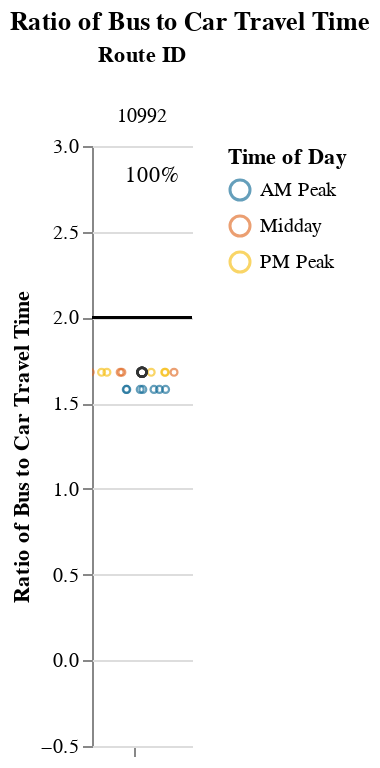
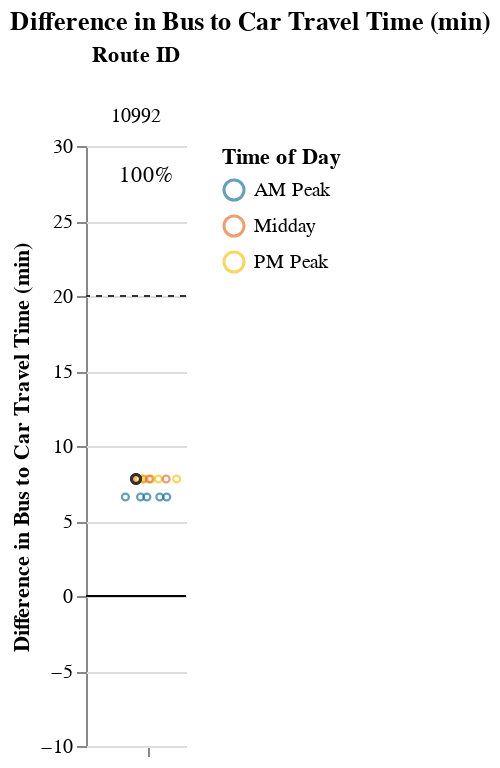

The code cell stored with these charts, in order, in its notebook:
### Markdown cell above
## Viable Competitive Routes
### Short Routes (< 1 hr)

### Code cell
# Allow for possibility that operator doesn't have routes that fall into certain route_groups
# But, jupyterbook will not like markdown with f-string
# separate out route_group and put in each cell, and use try/except + if to display...
# but all 3 route groups must be displayed. just add sentence about why no routes were returned at the end
route_group = "short"
try:
    display_charts_for_route_group(df, route_group)
except:
    print("No routes meet this criteria.")

### Figure 1 — Vega-Lite specification as saved in the notebook (floating-point values rounded to 4 significant figures)
{"config": {"view": {"continuousWidth": 400, "continuousHeight": 300, "stroke": null}, "facet": {"spacing": 0}}, "data": {"name": "data-84887e1690b79f2a8bf20e0a4f86a280"}, "facet": {"column": {"field": "route_id", "sort": ["10992"], "title": "Route ID", "type": "nominal"}}, "spec": {"layer": [{"mark": "rule", "encoding": {"color": {"value": "black"}, "y": {"field": "cutoff", "type": "quantitative"}}, "selection": {"selector001": {"type": "interval", "bind": "scales", "encodings": ["x", "y"]}}}, {"mark": {"type": "point", "opacity": 0.65, "size": 12, "strokeWidth": 1.1}, "encoding": {"color": {"field": "time_of_day", "scale": {"range": ["#136C97", "#E16B26", "#F6BF16", "#00896B", "#7790A3", "#5B559C"]}, "sort": ["AM Peak", "Midday", "PM Peak", "Owl Service"], "title": "Time of Day", "type": "nominal"}, "tooltip": [{"field": "route_id", "type": "nominal"}, {"field": "route_name", "type": "nominal"}, {"field": "trip_id", "type": "nominal"}, {"field": "service_hours", "type": "quantitative"}, {"field": "car_duration_hours", "type": "quantitative"}, {"field": "bus_multiplier", "type": "quantitative"}, {"field": "bus_difference", "type": "quantitative"}, {"field": "num_trips", "type": "quantitative"}, {"field": "num_competitive", "type": "quantitative"}, {"field": "pct_trips_competitive", "type": "quantitative"}, {"field": "p25", "type": "quantitative"}, {"field": "p50", "type": "quantitative"}, {"field": "p75", "type": "quantitative"}], "x": {"axis": {"grid": false, "labels": false, "ticks": true, "values": [0]}, "field": "jitter", "scale": {}, "title": null, "type": "quantitative"}, "y": {"field": "bus_multiplier", "scale": {"domain": [-0.25, 3.0]}, "title": "Ratio of Bus to Car Travel Time", "type": "quantitative"}}, "transform": [{"calculate": "sqrt(-2*log(random()))*cos(2*PI*random())", "as": "jitter"}], "width": 50}, {"layer": [{"mark": {"type": "point", "opacity": 0.6, "size": 20, "strokeWidth": 1.3}, "encoding": {"color": {"value": "#323434"}, "y": {"field": "bus_multiplier", "type": "quantitative"}}, "transform": [{"filter": "(datum.p50_trip === 1)"}]}, {"mark": {"type": "text", "align": "center", "baseline": "middle"}, "encoding": {"color": {"value": "black"}, "text": {"field": "pct_trips_competitive", "format": ".0%", "type": "quantitative"}, "tooltip": [{"field": "route_id", "type": "nominal"}, {"field": "route_name", "type": "nominal"}, {"field": "trip_id", "type": "nominal"}, {"field": "service_hours", "type": "quantitative"}, {"field": "car_duration_hours", "type": "quantitative"}, {"field": "bus_multiplier", "type": "quantitative"}, {"field": "bus_difference", "type": "quantitative"}, {"field": "num_trips", "type": "quantitative"}, {"field": "num_competitive", "type": "quantitative"}, {"field": "pct_trips_competitive", "type": "quantitative"}, {"field": "p25", "type": "quantitative"}, {"field": "p50", "type": "quantitative"}, {"field": "p75", "type": "quantitative"}], "x": {"value": 30}, "y": {"value": 15}}, "transform": [{"calculate": "sqrt(-2*log(random()))*cos(2*PI*random())", "as": "jitter"}, {"filter": "(datum.fastest_trip === 1)"}]}]}]}, "resolve": {"scale": {"y": "shared"}}, "title": "Ratio of Bus to Car Travel Time", "$schema": "https://vega.github.io/schema/vega-lite/v4.17.0.json", "datasets": {"data-84887e1690b79f2a8bf20e0a4f86a280": [{"calitp_itp_id": 201, "trip_key": 2594753039241049600, "trip_id": "t_501092_b_26877_tn_0", "shape_id": "p_178322", "route_id": "10992", "service_hours": 0.3, "trip_first_departure_ts": 29400, "trip_last_arrival_ts": 30480, "departure_hour": 8, "time_of_day": "AM Peak", "p25": 0.3, "p50": 0.32, "p75": 0.32, "p50_trip": 0, "fastest_trip": 0, "car_duration_hours": 0.19, "competitive_route": 1, "bus_multiplier": 1.58, "bus_difference": 6.6, "num_trips": 16, "num_competitive": 16, "pct_trips_competitive": 1.0, "bus_difference_spread": 1.2, "route_group": "short", "max_trip_hrs": 0.32, "max_trip_route_group": 0.32, "below_cutoff": 16, "pct_below_cutoff": 1.0, "name": "Mission Bay Transportation Management Agency", "caltrans_district": "04 - Oakland", "drmt_organization_name": null, "route_name": null, "cutoff2": 20, "cutoff": 2}, {"calitp_itp_id": 201, "trip_key": 446591028706577328, "trip_id": "t_501093_b_26877_tn_0", "shape_id": "p_178322", "route_id": "10992", "service_hours": 0.3, "trip_first_departure_ts": 30900, "trip_last_arrival_ts": 31980, "departure_hour": 8, "time_of_day": "AM Peak", "p25": 0.3, "p50": 0.32, "p75": 0.32, "p50_trip": 0, "fastest_trip": 0, "car_duration_hours": 0.19, "competitive_route": 1, "bus_multiplier": 1.58, "bus_difference": 6.6, "num_trips": 16, "num_competitive": 16, "pct_trips_competitive": 1.0, "bus_difference_spread": 1.2, "route_group": "short", "max_trip_hrs": 0.32, "max_trip_route_group": 0.32, "below_cutoff": 16, "pct_below_cutoff": 1.0, "name": "Mission Bay Transportation Management Agency", "caltrans_district": "04 - Oakland", "drmt_organization_name": null, "route_name": null, "cutoff2": 20, "cutoff": 2}, {"calitp_itp_id": 201, "trip_key": -5291414331793922870, "trip_id": "t_501090_b_26877_tn_0", "shape_id": "p_178322", "route_id": "10992", "service_hours": 0.3, "trip_first_departure_ts": 26400, "trip_last_arrival_ts": 27480, "departure_hour": 7, "time_of_day": "AM Peak", "p25": 0.3, "p50": 0.32, "p75": 0.32, "p50_trip": 0, "fastest_trip": 0, "car_duration_hours": 0.19, "competitive_route": 1, "bus_multiplier": 1.58, "bus_difference": 6.6, "num_trips": 16, "num_competitive": 16, "pct_trips_competitive": 1.0, "bus_difference_spread": 1.2, "route_group": "short", "max_trip_hrs": 0.32, "max_trip_route_group": 0.32, "below_cutoff": 16, "pct_below_cutoff": 1.0, "name": "Mission Bay Transportation Management Agency", "caltrans_district": "04 - Oakland", "drmt_organization_name": null, "route_name": null, "cutoff2": 20, "cutoff": 2}, {"calitp_itp_id": 201, "trip_key": 5890287934645599178, "trip_id": "t_501095_b_26877_tn_0", "shape_id": "p_178322", "route_id": "10992", "service_hours": 0.3, "trip_first_departure_ts": 33900, "trip_last_arrival_ts": 34980, "departure_hour": 9, "time_of_day": "AM Peak", "p25": 0.3, "p50": 0.32, "p75": 0.32, "p50_trip": 0, "fastest_trip": 1, "car_duration_hours": 0.19, "competitive_route": 1, "bus_multiplier": 1.58, "bus_difference": 6.6, "num_trips": 16, "num_competitive": 16, "pct_trips_competitive": 1.0, "bus_difference_spread": 1.2, "route_group": "short", "max_trip_hrs": 0.32, "max_trip_route_group": 0.32, "below_cutoff": 16, "pct_below_cutoff": 1.0, "name": "Mission Bay Transportation Management Agency", "caltrans_district": "04 - Oakland", "drmt_organization_name": null, "route_name": null, "cutoff2": 20, "cutoff": 2}, {"calitp_itp_id": 201, "trip_key": 7527969544724761272, "trip_id": "t_501094_b_26877_tn_0", "shape_id": "p_178322", "route_id": "10992", "service_hours": 0.3, "trip_first_departure_ts": 32400, "trip_last_arrival_ts": 33480, "departure_hour": 9, "time_of_day": "AM Peak", "p25": 0.3, "p50": 0.32, "p75": 0.32, "p50_trip": 0, "fastest_trip": 0, "car_duration_hours": 0.19, "competitive_route": 1, "bus_multiplier": 1.58, "bus_difference": 6.6, "num_trips": 16, "num_competitive": 16, "pct_trips_competitive": 1.0, "bus_difference_spread": 1.2, "route_group": "short", "max_trip_hrs": 0.32, "max_trip_route_group": 0.32, "below_cutoff": 16, "pct_below_cutoff": 1.0, "name": "Mission Bay Transportation Management Agency", "caltrans_district": "04 - Oakland", "drmt_organization_name": null, "route_name": null, "cutoff2": 20, "cutoff": 2}, {"calitp_itp_id": 201, "trip_key": 4575489258218090459, "trip_id": "t_501096_b_26877_tn_0", "shape_id": "p_178322", "route_id": "10992", "service_hours": 0.3, "trip_first_departure_ts": 35400, "trip_last_arrival_ts": 36480, "departure_hour": 9, "time_of_day": "AM Peak", "p25": 0.3, "p50": 0.32, "p75": 0.32, "p50_trip": 0, "fastest_trip": 0, "car_duration_hours": 0.19, "competitive_route": 1, "bus_multiplier": 1.58, "bus_difference": 6.6, "num_trips": 16, "num_competitive": 16, "pct_trips_competitive": 1.0, "bus_difference_spread": 1.2, "route_group": "short", "max_trip_hrs": 0.32, "max_trip_route_group": 0.32, "below_cutoff": 16, "pct_below_cutoff": 1.0, "name": "Mission Bay Transportation Management Agency", "caltrans_district": "04 - Oakland", "drmt_organization_name": null, "route_name": null, "cutoff2": 20, "cutoff": 2}, {"calitp_itp_id": 201, "trip_key": 5264924346781938519, "trip_id": "t_501091_b_26877_tn_0", "shape_id": "p_178322", "route_id": "10992", "service_hours": 0.3, "trip_first_departure_ts": 27900, "trip_last_arrival_ts": 28980, "departure_hour": 7, "time_of_day": "AM Peak", "p25": 0.3, "p50": 0.32, "p75": 0.32, "p50_trip": 0, "fastest_trip": 0, "car_duration_hours": 0.19, "competitive_route": 1, "bus_multiplier": 1.58, "bus_difference": 6.6, "num_trips": 16, "num_competitive": 16, "pct_trips_competitive": 1.0, "bus_difference_spread": 1.2, "route_group": "short", "max_trip_hrs": 0.32, "max_trip_route_group": 0.32, "below_cutoff": 16, "pct_below_cutoff": 1.0, "name": "Mission Bay Transportation Management Agency", "caltrans_district": "04 - Oakland", "drmt_organization_name": null, "route_name": null, "cutoff2": 20, "cutoff": 2}, {"calitp_itp_id": 201, "trip_key": -2668864300106065871, "trip_id": "t_501105_b_26877_tn_0", "shape_id": "p_787944", "route_id": "10992", "service_hours": 0.32, "trip_first_departure_ts": 67500, "trip_last_arrival_ts": 68640, "departure_hour": 18, "time_of_day": "PM Peak", "p25": 0.3, "p50": 0.32, "p75": 0.32, "p50_trip": 1, "fastest_trip": 0, "car_duration_hours": 0.19, "competitive_route": 1, "bus_multiplier": 1.68, "bus_difference": 7.8, "num_trips": 16, "num_competitive": 16, "pct_trips_competitive": 1.0, "bus_difference_spread": 1.2, "route_group": "short", "max_trip_hrs": 0.32, "max_trip_route_group": 0.32, "below_cutoff": 16, "pct_below_cutoff": 1.0, "name": "Mission Bay Transportation Management Agency", "caltrans_district": "04 - Oakland", "drmt_organization_name": null, "route_name": null, "cutoff2": 20, "cutoff": 2}, {"calitp_itp_id": 201, "trip_key": 5501413978734962669, "trip_id": "t_501107_b_26877_tn_0", "shape_id": "p_787944", "route_id": "10992", "service_hours": 0.32, "trip_first_departure_ts": 69300, "trip_last_arrival_ts": 70440, "departure_hour": 19, "time_of_day": "PM Peak", "p25": 0.3, "p50": 0.32, "p75": 0.32, "p50_trip": 1, "fastest_trip": 0, "car_duration_hours": 0.19, "competitive_route": 1, "bus_multiplier": 1.68, "bus_difference": 7.8, "num_trips": 16, "num_competitive": 16, "pct_trips_competitive": 1.0, "bus_difference_spread": 1.2, "route_group": "short", "max_trip_hrs": 0.32, "max_trip_route_group": 0.32, "below_cutoff": 16, "pct_below_cutoff": 1.0, "name": "Mission Bay Transportation Management Agency", "caltrans_district": "04 - Oakland", "drmt_organization_name": null, "route_name": null, "cutoff2": 20, "cutoff": 2}, {"calitp_itp_id": 201, "trip_key": 2739882514567614438, "trip_id": "t_501102_b_26877_tn_0", "shape_id": "p_787944", "route_id": "10992", "service_hours": 0.32, "trip_first_departure_ts": 61500, "trip_last_arrival_ts": 62640, "departure_hour": 17, "time_of_day": "PM Peak", "p25": 0.3, "p50": 0.32, "p75": 0.32, "p50_trip": 1, "fastest_trip": 0, "car_duration_hours": 0.19, "competitive_route": 1, "bus_multiplier": 1.68, "bus_difference": 7.8, "num_trips": 16, "num_competitive": 16, "pct_trips_competitive": 1.0, "bus_difference_spread": 1.2, "route_group": "short", "max_trip_hrs": 0.32, "max_trip_route_group": 0.32, "below_cutoff": 16, "pct_below_cutoff": 1.0, "name": "Mission Bay Transportation Management Agency", "caltrans_district": "04 - Oakland", "drmt_organization_name": null, "route_name": null, "cutoff2": 20, "cutoff": 2}, {"calitp_itp_id": 201, "trip_key": -7033586504096462268, "trip_id": "t_501098_b_26877_tn_0", "shape_id": "p_787944", "route_id": "10992", "service_hours": 0.32, "trip_first_departure_ts": 55500, "trip_last_arrival_ts": 56640, "departure_hour": 15, "time_of_day": "Midday", "p25": 0.3, "p50": 0.32, "p75": 0.32, "p50_trip": 1, "fastest_trip": 0, "car_duration_hours": 0.19, "competitive_route": 1, "bus_multiplier": 1.68, "bus_difference": 7.8, "num_trips": 16, "num_competitive": 16, "pct_trips_competitive": 1.0, "bus_difference_spread": 1.2, "route_group": "short", "max_trip_hrs": 0.32, "max_trip_route_group": 0.32, "below_cutoff": 16, "pct_below_cutoff": 1.0, "name": "Mission Bay Transportation Management Agency", "caltrans_district": "04 - Oakland", "drmt_organization_name": null, "route_name": null, "cutoff2": 20, "cutoff": 2}, {"calitp_itp_id": 201, "trip_key": 6826985930702261582, "trip_id": "t_501103_b_26877_tn_0", "shape_id": "p_787944", "route_id": "10992", "service_hours": 0.32, "trip_first_departure_ts": 63000, "trip_last_arrival_ts": 64140, "departure_hour": 17, "time_of_day": "PM Peak", "p25": 0.3, "p50": 0.32, "p75": 0.32, "p50_trip": 1, "fastest_trip": 0, "car_duration_hours": 0.19, "competitive_route": 1, "bus_multiplier": 1.68, "bus_difference": 7.8, "num_trips": 16, "num_competitive": 16, "pct_trips_competitive": 1.0, "bus_difference_spread": 1.2, "route_group": "short", "max_trip_hrs": 0.32, "max_trip_route_group": 0.32, "below_cutoff": 16, "pct_below_cutoff": 1.0, "name": "Mission Bay Transportation Management Agency", "caltrans_district": "04 - Oakland", "drmt_organization_name": null, "route_name": null, "cutoff2": 20, "cutoff": 2}, {"calitp_itp_id": 201, "trip_key": -6159584788426511965, "trip_id": "t_501099_b_26877_tn_0", "shape_id": "p_787944", "route_id": "10992", "service_hours": 0.32, "trip_first_departure_ts": 57000, "trip_last_arrival_ts": 58140, "departure_hour": 15, "time_of_day": "Midday", "p25": 0.3, "p50": 0.32, "p75": 0.32, "p50_trip": 1, "fastest_trip": 0, "car_duration_hours": 0.19, "competitive_route": 1, "bus_multiplier": 1.68, "bus_difference": 7.8, "num_trips": 16, "num_competitive": 16, "pct_trips_competitive": 1.0, "bus_difference_spread": 1.2, "route_group": "short", "max_trip_hrs": 0.32, "max_trip_route_group": 0.32, "below_cutoff": 16, "pct_below_cutoff": 1.0, "name": "Mission Bay Transportation Management Agency", "caltrans_district": "04 - Oakland", "drmt_organization_name": null, "route_name": null, "cutoff2": 20, "cutoff": 2}, {"calitp_itp_id": 201, "trip_key": 6868557470836870810, "trip_id": "t_501104_b_26877_tn_0", "shape_id": "p_787944", "route_id": "10992", "service_hours": 0.32, "trip_first_departure_ts": 64800, "trip_last_arrival_ts": 65940, "departure_hour": 18, "time_of_day": "PM Peak", "p25": 0.3, "p50": 0.32, "p75": 0.32, "p50_trip": 1, "fastest_trip": 0, "car_duration_hours": 0.19, "competitive_route": 1, "bus_multiplier": 1.68, "bus_difference": 7.8, "num_trips": 16, "num_competitive": 16, "pct_trips_competitive": 1.0, "bus_difference_spread": 1.2, "route_group": "short", "max_trip_hrs": 0.32, "max_trip_route_group": 0.32, "below_cutoff": 16, "pct_below_cutoff": 1.0, "name": "Mission Bay Transportation Management Agency", "caltrans_district": "04 - Oakland", "drmt_organization_name": null, "route_name": null, "cutoff2": 20, "cutoff": 2}, {"calitp_itp_id": 201, "trip_key": 2150107959576833610, "trip_id": "t_501101_b_26877_tn_0", "shape_id": "p_787944", "route_id": "10992", "service_hours": 0.32, "trip_first_departure_ts": 60000, "trip_last_arrival_ts": 61140, "departure_hour": 16, "time_of_day": "Midday", "p25": 0.3, "p50": 0.32, "p75": 0.32, "p50_trip": 1, "fastest_trip": 0, "car_duration_hours": 0.19, "competitive_route": 1, "bus_multiplier": 1.68, "bus_difference": 7.8, "num_trips": 16, "num_competitive": 16, "pct_trips_competitive": 1.0, "bus_difference_spread": 1.2, "route_group": "short", "max_trip_hrs": 0.32, "max_trip_route_group": 0.32, "below_cutoff": 16, "pct_below_cutoff": 1.0, "name": "Mission Bay Transportation Management Agency", "caltrans_district": "04 - Oakland", "drmt_organization_name": null, "route_name": null, "cutoff2": 20, "cutoff": 2}, {"calitp_itp_id": 201, "trip_key": 904783777805529288, "trip_id": "t_501100_b_26877_tn_0", "shape_id": "p_787944", "route_id": "10992", "service_hours": 0.32, "trip_first_departure_ts": 58500, "trip_last_arrival_ts": 59640, "departure_hour": 16, "time_of_day": "Midday", "p25": 0.3, "p50": 0.32, "p75": 0.32, "p50_trip": 1, "fastest_trip": 0, "car_duration_hours": 0.19, "competitive_route": 1, "bus_multiplier": 1.68, "bus_difference": 7.8, "num_trips": 16, "num_competitive": 16, "pct_trips_competitive": 1.0, "bus_difference_spread": 1.2, "route_group": "short", "max_trip_hrs": 0.32, "max_trip_route_group": 0.32, "below_cutoff": 16, "pct_below_cutoff": 1.0, "name": "Mission Bay Transportation Management Agency", "caltrans_district": "04 - Oakland", "drmt_organization_name": null, "route_name": null, "cutoff2": 20, "cutoff": 2}]}}

### Figure 2 — Vega-Lite specification as saved in the notebook (floating-point values rounded to 4 significant figures)
{"config": {"view": {"continuousWidth": 400, "continuousHeight": 300, "stroke": null}, "facet": {"spacing": 0}}, "data": {"name": "data-0f82d2f316cefa5cd41abe547c67af2b"}, "facet": {"column": {"field": "route_id", "sort": ["10992"], "title": "Route ID", "type": "nominal"}}, "spec": {"layer": [{"mark": "rule", "encoding": {"color": {"value": "black"}, "y": {"field": "cutoff", "type": "quantitative"}}, "selection": {"selector002": {"type": "interval", "bind": "scales", "encodings": ["x", "y"]}}}, {"mark": {"type": "rule", "strokeDash": [3, 3]}, "encoding": {"color": {"value": "#323434"}, "y": {"field": "cutoff2", "type": "quantitative"}}}, {"mark": {"type": "point", "opacity": 0.65, "size": 12, "strokeWidth": 1.1}, "encoding": {"color": {"field": "time_of_day", "scale": {"range": ["#136C97", "#E16B26", "#F6BF16", "#00896B", "#7790A3", "#5B559C"]}, "sort": ["AM Peak", "Midday", "PM Peak", "Owl Service"], "title": "Time of Day", "type": "nominal"}, "tooltip": [{"field": "route_id", "type": "nominal"}, {"field": "route_name", "type": "nominal"}, {"field": "trip_id", "type": "nominal"}, {"field": "service_hours", "type": "quantitative"}, {"field": "car_duration_hours", "type": "quantitative"}, {"field": "bus_multiplier", "type": "quantitative"}, {"field": "bus_difference", "type": "quantitative"}, {"field": "num_trips", "type": "quantitative"}, {"field": "num_competitive", "type": "quantitative"}, {"field": "pct_trips_competitive", "type": "quantitative"}, {"field": "p25", "type": "quantitative"}, {"field": "p50", "type": "quantitative"}, {"field": "p75", "type": "quantitative"}], "x": {"axis": {"grid": false, "labels": false, "ticks": true, "values": [0]}, "field": "jitter", "scale": {}, "title": null, "type": "quantitative"}, "y": {"field": "bus_difference", "scale": {"domain": [-5, 25.0]}, "title": "Difference in Bus to Car Travel Time (min)", "type": "quantitative"}}, "transform": [{"calculate": "sqrt(-2*log(random()))*cos(2*PI*random())", "as": "jitter"}], "width": 50}, {"layer": [{"mark": {"type": "point", "opacity": 0.6, "size": 20, "strokeWidth": 1.3}, "encoding": {"color": {"value": "#323434"}, "y": {"field": "bus_difference", "type": "quantitative"}}, "transform": [{"filter": "(datum.p50_trip === 1)"}]}, {"mark": {"type": "text", "align": "center", "baseline": "middle"}, "encoding": {"color": {"value": "black"}, "text": {"field": "pct_trips_competitive", "format": ".0%", "type": "quantitative"}, "tooltip": [{"field": "route_id", "type": "nominal"}, {"field": "route_name", "type": "nominal"}, {"field": "trip_id", "type": "nominal"}, {"field": "service_hours", "type": "quantitative"}, {"field": "car_duration_hours", "type": "quantitative"}, {"field": "bus_multiplier", "type": "quantitative"}, {"field": "bus_difference", "type": "quantitative"}, {"field": "num_trips", "type": "quantitative"}, {"field": "num_competitive", "type": "quantitative"}, {"field": "pct_trips_competitive", "type": "quantitative"}, {"field": "p25", "type": "quantitative"}, {"field": "p50", "type": "quantitative"}, {"field": "p75", "type": "quantitative"}], "x": {"value": 30}, "y": {"value": 15}}, "transform": [{"calculate": "sqrt(-2*log(random()))*cos(2*PI*random())", "as": "jitter"}, {"filter": "(datum.fastest_trip === 1)"}]}]}]}, "resolve": {"scale": {"y": "shared"}}, "title": "Difference in Bus to Car Travel Time (min)", "$schema": "https://vega.github.io/schema/vega-lite/v4.17.0.json", "datasets": {"data-0f82d2f316cefa5cd41abe547c67af2b": [{"calitp_itp_id": 201, "trip_key": 2594753039241049600, "trip_id": "t_501092_b_26877_tn_0", "shape_id": "p_178322", "route_id": "10992", "service_hours": 0.3, "trip_first_departure_ts": 29400, "trip_last_arrival_ts": 30480, "departure_hour": 8, "time_of_day": "AM Peak", "p25": 0.3, "p50": 0.32, "p75": 0.32, "p50_trip": 0, "fastest_trip": 0, "car_duration_hours": 0.19, "competitive_route": 1, "bus_multiplier": 1.58, "bus_difference": 6.6, "num_trips": 16, "num_competitive": 16, "pct_trips_competitive": 1.0, "bus_difference_spread": 1.2, "route_group": "short", "max_trip_hrs": 0.32, "max_trip_route_group": 0.32, "below_cutoff": 16, "pct_below_cutoff": 1.0, "name": "Mission Bay Transportation Management Agency", "caltrans_district": "04 - Oakland", "drmt_organization_name": null, "route_name": null, "cutoff2": 20, "cutoff": 0}, {"calitp_itp_id": 201, "trip_key": 446591028706577328, "trip_id": "t_501093_b_26877_tn_0", "shape_id": "p_178322", "route_id": "10992", "service_hours": 0.3, "trip_first_departure_ts": 30900, "trip_last_arrival_ts": 31980, "departure_hour": 8, "time_of_day": "AM Peak", "p25": 0.3, "p50": 0.32, "p75": 0.32, "p50_trip": 0, "fastest_trip": 0, "car_duration_hours": 0.19, "competitive_route": 1, "bus_multiplier": 1.58, "bus_difference": 6.6, "num_trips": 16, "num_competitive": 16, "pct_trips_competitive": 1.0, "bus_difference_spread": 1.2, "route_group": "short", "max_trip_hrs": 0.32, "max_trip_route_group": 0.32, "below_cutoff": 16, "pct_below_cutoff": 1.0, "name": "Mission Bay Transportation Management Agency", "caltrans_district": "04 - Oakland", "drmt_organization_name": null, "route_name": null, "cutoff2": 20, "cutoff": 0}, {"calitp_itp_id": 201, "trip_key": -5291414331793922870, "trip_id": "t_501090_b_26877_tn_0", "shape_id": "p_178322", "route_id": "10992", "service_hours": 0.3, "trip_first_departure_ts": 26400, "trip_last_arrival_ts": 27480, "departure_hour": 7, "time_of_day": "AM Peak", "p25": 0.3, "p50": 0.32, "p75": 0.32, "p50_trip": 0, "fastest_trip": 0, "car_duration_hours": 0.19, "competitive_route": 1, "bus_multiplier": 1.58, "bus_difference": 6.6, "num_trips": 16, "num_competitive": 16, "pct_trips_competitive": 1.0, "bus_difference_spread": 1.2, "route_group": "short", "max_trip_hrs": 0.32, "max_trip_route_group": 0.32, "below_cutoff": 16, "pct_below_cutoff": 1.0, "name": "Mission Bay Transportation Management Agency", "caltrans_district": "04 - Oakland", "drmt_organization_name": null, "route_name": null, "cutoff2": 20, "cutoff": 0}, {"calitp_itp_id": 201, "trip_key": 5890287934645599178, "trip_id": "t_501095_b_26877_tn_0", "shape_id": "p_178322", "route_id": "10992", "service_hours": 0.3, "trip_first_departure_ts": 33900, "trip_last_arrival_ts": 34980, "departure_hour": 9, "time_of_day": "AM Peak", "p25": 0.3, "p50": 0.32, "p75": 0.32, "p50_trip": 0, "fastest_trip": 1, "car_duration_hours": 0.19, "competitive_route": 1, "bus_multiplier": 1.58, "bus_difference": 6.6, "num_trips": 16, "num_competitive": 16, "pct_trips_competitive": 1.0, "bus_difference_spread": 1.2, "route_group": "short", "max_trip_hrs": 0.32, "max_trip_route_group": 0.32, "below_cutoff": 16, "pct_below_cutoff": 1.0, "name": "Mission Bay Transportation Management Agency", "caltrans_district": "04 - Oakland", "drmt_organization_name": null, "route_name": null, "cutoff2": 20, "cutoff": 0}, {"calitp_itp_id": 201, "trip_key": 7527969544724761272, "trip_id": "t_501094_b_26877_tn_0", "shape_id": "p_178322", "route_id": "10992", "service_hours": 0.3, "trip_first_departure_ts": 32400, "trip_last_arrival_ts": 33480, "departure_hour": 9, "time_of_day": "AM Peak", "p25": 0.3, "p50": 0.32, "p75": 0.32, "p50_trip": 0, "fastest_trip": 0, "car_duration_hours": 0.19, "competitive_route": 1, "bus_multiplier": 1.58, "bus_difference": 6.6, "num_trips": 16, "num_competitive": 16, "pct_trips_competitive": 1.0, "bus_difference_spread": 1.2, "route_group": "short", "max_trip_hrs": 0.32, "max_trip_route_group": 0.32, "below_cutoff": 16, "pct_below_cutoff": 1.0, "name": "Mission Bay Transportation Management Agency", "caltrans_district": "04 - Oakland", "drmt_organization_name": null, "route_name": null, "cutoff2": 20, "cutoff": 0}, {"calitp_itp_id": 201, "trip_key": 4575489258218090459, "trip_id": "t_501096_b_26877_tn_0", "shape_id": "p_178322", "route_id": "10992", "service_hours": 0.3, "trip_first_departure_ts": 35400, "trip_last_arrival_ts": 36480, "departure_hour": 9, "time_of_day": "AM Peak", "p25": 0.3, "p50": 0.32, "p75": 0.32, "p50_trip": 0, "fastest_trip": 0, "car_duration_hours": 0.19, "competitive_route": 1, "bus_multiplier": 1.58, "bus_difference": 6.6, "num_trips": 16, "num_competitive": 16, "pct_trips_competitive": 1.0, "bus_difference_spread": 1.2, "route_group": "short", "max_trip_hrs": 0.32, "max_trip_route_group": 0.32, "below_cutoff": 16, "pct_below_cutoff": 1.0, "name": "Mission Bay Transportation Management Agency", "caltrans_district": "04 - Oakland", "drmt_organization_name": null, "route_name": null, "cutoff2": 20, "cutoff": 0}, {"calitp_itp_id": 201, "trip_key": 5264924346781938519, "trip_id": "t_501091_b_26877_tn_0", "shape_id": "p_178322", "route_id": "10992", "service_hours": 0.3, "trip_first_departure_ts": 27900, "trip_last_arrival_ts": 28980, "departure_hour": 7, "time_of_day": "AM Peak", "p25": 0.3, "p50": 0.32, "p75": 0.32, "p50_trip": 0, "fastest_trip": 0, "car_duration_hours": 0.19, "competitive_route": 1, "bus_multiplier": 1.58, "bus_difference": 6.6, "num_trips": 16, "num_competitive": 16, "pct_trips_competitive": 1.0, "bus_difference_spread": 1.2, "route_group": "short", "max_trip_hrs": 0.32, "max_trip_route_group": 0.32, "below_cutoff": 16, "pct_below_cutoff": 1.0, "name": "Mission Bay Transportation Management Agency", "caltrans_district": "04 - Oakland", "drmt_organization_name": null, "route_name": null, "cutoff2": 20, "cutoff": 0}, {"calitp_itp_id": 201, "trip_key": -2668864300106065871, "trip_id": "t_501105_b_26877_tn_0", "shape_id": "p_787944", "route_id": "10992", "service_hours": 0.32, "trip_first_departure_ts": 67500, "trip_last_arrival_ts": 68640, "departure_hour": 18, "time_of_day": "PM Peak", "p25": 0.3, "p50": 0.32, "p75": 0.32, "p50_trip": 1, "fastest_trip": 0, "car_duration_hours": 0.19, "competitive_route": 1, "bus_multiplier": 1.68, "bus_difference": 7.8, "num_trips": 16, "num_competitive": 16, "pct_trips_competitive": 1.0, "bus_difference_spread": 1.2, "route_group": "short", "max_trip_hrs": 0.32, "max_trip_route_group": 0.32, "below_cutoff": 16, "pct_below_cutoff": 1.0, "name": "Mission Bay Transportation Management Agency", "caltrans_district": "04 - Oakland", "drmt_organization_name": null, "route_name": null, "cutoff2": 20, "cutoff": 0}, {"calitp_itp_id": 201, "trip_key": 5501413978734962669, "trip_id": "t_501107_b_26877_tn_0", "shape_id": "p_787944", "route_id": "10992", "service_hours": 0.32, "trip_first_departure_ts": 69300, "trip_last_arrival_ts": 70440, "departure_hour": 19, "time_of_day": "PM Peak", "p25": 0.3, "p50": 0.32, "p75": 0.32, "p50_trip": 1, "fastest_trip": 0, "car_duration_hours": 0.19, "competitive_route": 1, "bus_multiplier": 1.68, "bus_difference": 7.8, "num_trips": 16, "num_competitive": 16, "pct_trips_competitive": 1.0, "bus_difference_spread": 1.2, "route_group": "short", "max_trip_hrs": 0.32, "max_trip_route_group": 0.32, "below_cutoff": 16, "pct_below_cutoff": 1.0, "name": "Mission Bay Transportation Management Agency", "caltrans_district": "04 - Oakland", "drmt_organization_name": null, "route_name": null, "cutoff2": 20, "cutoff": 0}, {"calitp_itp_id": 201, "trip_key": 2739882514567614438, "trip_id": "t_501102_b_26877_tn_0", "shape_id": "p_787944", "route_id": "10992", "service_hours": 0.32, "trip_first_departure_ts": 61500, "trip_last_arrival_ts": 62640, "departure_hour": 17, "time_of_day": "PM Peak", "p25": 0.3, "p50": 0.32, "p75": 0.32, "p50_trip": 1, "fastest_trip": 0, "car_duration_hours": 0.19, "competitive_route": 1, "bus_multiplier": 1.68, "bus_difference": 7.8, "num_trips": 16, "num_competitive": 16, "pct_trips_competitive": 1.0, "bus_difference_spread": 1.2, "route_group": "short", "max_trip_hrs": 0.32, "max_trip_route_group": 0.32, "below_cutoff": 16, "pct_below_cutoff": 1.0, "name": "Mission Bay Transportation Management Agency", "caltrans_district": "04 - Oakland", "drmt_organization_name": null, "route_name": null, "cutoff2": 20, "cutoff": 0}, {"calitp_itp_id": 201, "trip_key": -7033586504096462268, "trip_id": "t_501098_b_26877_tn_0", "shape_id": "p_787944", "route_id": "10992", "service_hours": 0.32, "trip_first_departure_ts": 55500, "trip_last_arrival_ts": 56640, "departure_hour": 15, "time_of_day": "Midday", "p25": 0.3, "p50": 0.32, "p75": 0.32, "p50_trip": 1, "fastest_trip": 0, "car_duration_hours": 0.19, "competitive_route": 1, "bus_multiplier": 1.68, "bus_difference": 7.8, "num_trips": 16, "num_competitive": 16, "pct_trips_competitive": 1.0, "bus_difference_spread": 1.2, "route_group": "short", "max_trip_hrs": 0.32, "max_trip_route_group": 0.32, "below_cutoff": 16, "pct_below_cutoff": 1.0, "name": "Mission Bay Transportation Management Agency", "caltrans_district": "04 - Oakland", "drmt_organization_name": null, "route_name": null, "cutoff2": 20, "cutoff": 0}, {"calitp_itp_id": 201, "trip_key": 6826985930702261582, "trip_id": "t_501103_b_26877_tn_0", "shape_id": "p_787944", "route_id": "10992", "service_hours": 0.32, "trip_first_departure_ts": 63000, "trip_last_arrival_ts": 64140, "departure_hour": 17, "time_of_day": "PM Peak", "p25": 0.3, "p50": 0.32, "p75": 0.32, "p50_trip": 1, "fastest_trip": 0, "car_duration_hours": 0.19, "competitive_route": 1, "bus_multiplier": 1.68, "bus_difference": 7.8, "num_trips": 16, "num_competitive": 16, "pct_trips_competitive": 1.0, "bus_difference_spread": 1.2, "route_group": "short", "max_trip_hrs": 0.32, "max_trip_route_group": 0.32, "below_cutoff": 16, "pct_below_cutoff": 1.0, "name": "Mission Bay Transportation Management Agency", "caltrans_district": "04 - Oakland", "drmt_organization_name": null, "route_name": null, "cutoff2": 20, "cutoff": 0}, {"calitp_itp_id": 201, "trip_key": -6159584788426511965, "trip_id": "t_501099_b_26877_tn_0", "shape_id": "p_787944", "route_id": "10992", "service_hours": 0.32, "trip_first_departure_ts": 57000, "trip_last_arrival_ts": 58140, "departure_hour": 15, "time_of_day": "Midday", "p25": 0.3, "p50": 0.32, "p75": 0.32, "p50_trip": 1, "fastest_trip": 0, "car_duration_hours": 0.19, "competitive_route": 1, "bus_multiplier": 1.68, "bus_difference": 7.8, "num_trips": 16, "num_competitive": 16, "pct_trips_competitive": 1.0, "bus_difference_spread": 1.2, "route_group": "short", "max_trip_hrs": 0.32, "max_trip_route_group": 0.32, "below_cutoff": 16, "pct_below_cutoff": 1.0, "name": "Mission Bay Transportation Management Agency", "caltrans_district": "04 - Oakland", "drmt_organization_name": null, "route_name": null, "cutoff2": 20, "cutoff": 0}, {"calitp_itp_id": 201, "trip_key": 6868557470836870810, "trip_id": "t_501104_b_26877_tn_0", "shape_id": "p_787944", "route_id": "10992", "service_hours": 0.32, "trip_first_departure_ts": 64800, "trip_last_arrival_ts": 65940, "departure_hour": 18, "time_of_day": "PM Peak", "p25": 0.3, "p50": 0.32, "p75": 0.32, "p50_trip": 1, "fastest_trip": 0, "car_duration_hours": 0.19, "competitive_route": 1, "bus_multiplier": 1.68, "bus_difference": 7.8, "num_trips": 16, "num_competitive": 16, "pct_trips_competitive": 1.0, "bus_difference_spread": 1.2, "route_group": "short", "max_trip_hrs": 0.32, "max_trip_route_group": 0.32, "below_cutoff": 16, "pct_below_cutoff": 1.0, "name": "Mission Bay Transportation Management Agency", "caltrans_district": "04 - Oakland", "drmt_organization_name": null, "route_name": null, "cutoff2": 20, "cutoff": 0}, {"calitp_itp_id": 201, "trip_key": 2150107959576833610, "trip_id": "t_501101_b_26877_tn_0", "shape_id": "p_787944", "route_id": "10992", "service_hours": 0.32, "trip_first_departure_ts": 60000, "trip_last_arrival_ts": 61140, "departure_hour": 16, "time_of_day": "Midday", "p25": 0.3, "p50": 0.32, "p75": 0.32, "p50_trip": 1, "fastest_trip": 0, "car_duration_hours": 0.19, "competitive_route": 1, "bus_multiplier": 1.68, "bus_difference": 7.8, "num_trips": 16, "num_competitive": 16, "pct_trips_competitive": 1.0, "bus_difference_spread": 1.2, "route_group": "short", "max_trip_hrs": 0.32, "max_trip_route_group": 0.32, "below_cutoff": 16, "pct_below_cutoff": 1.0, "name": "Mission Bay Transportation Management Agency", "caltrans_district": "04 - Oakland", "drmt_organization_name": null, "route_name": null, "cutoff2": 20, "cutoff": 0}, {"calitp_itp_id": 201, "trip_key": 904783777805529288, "trip_id": "t_501100_b_26877_tn_0", "shape_id": "p_787944", "route_id": "10992", "service_hours": 0.32, "trip_first_departure_ts": 58500, "trip_last_arrival_ts": 59640, "departure_hour": 16, "time_of_day": "Midday", "p25": 0.3, "p50": 0.32, "p75": 0.32, "p50_trip": 1, "fastest_trip": 0, "car_duration_hours": 0.19, "competitive_route": 1, "bus_multiplier": 1.68, "bus_difference": 7.8, "num_trips": 16, "num_competitive": 16, "pct_trips_competitive": 1.0, "bus_difference_spread": 1.2, "route_group": "short", "max_trip_hrs": 0.32, "max_trip_route_group": 0.32, "below_cutoff": 16, "pct_below_cutoff": 1.0, "name": "Mission Bay Transportation Management Agency", "caltrans_district": "04 - Oakland", "drmt_organization_name": null, "route_name": null, "cutoff2": 20, "cutoff": 0}]}}
